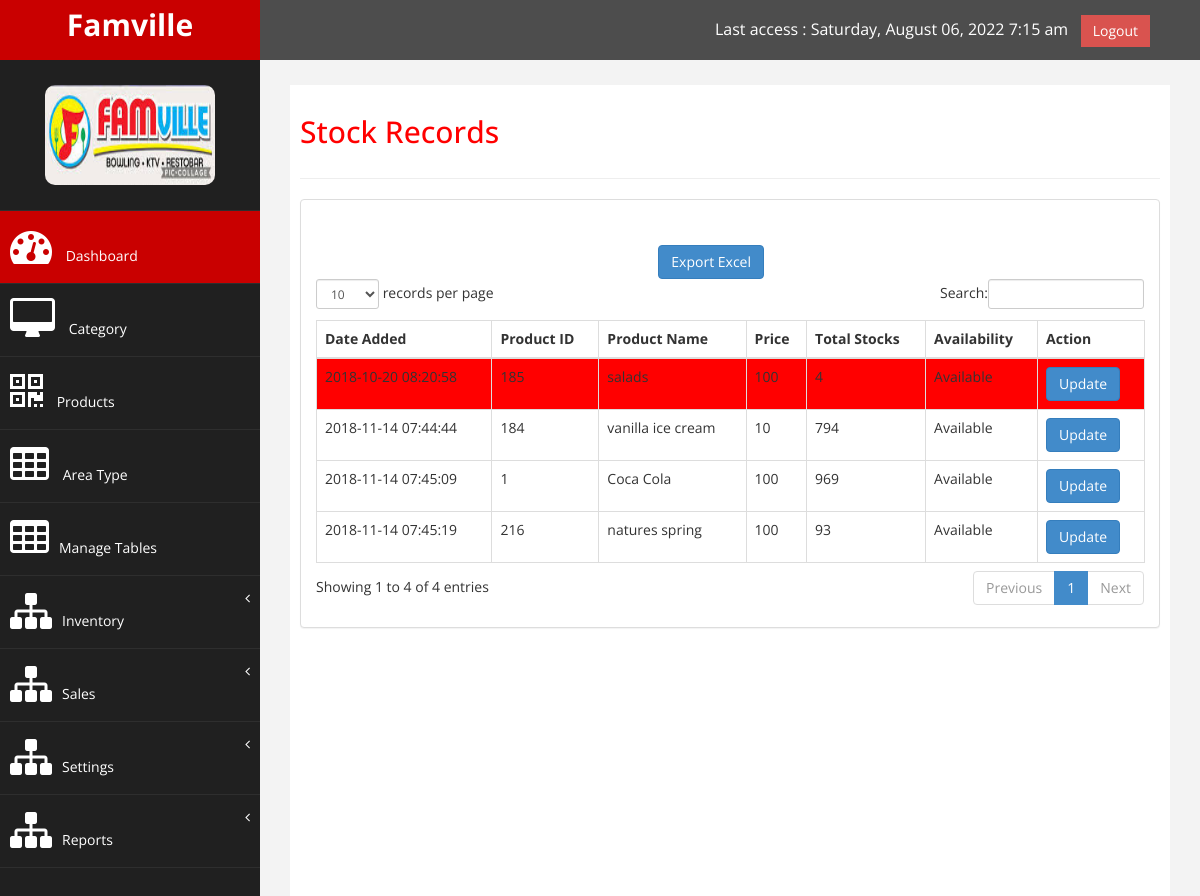
The page /index_admin.php?page=stock_records on the database its author committed.
### tables this page shows
CREATE TABLE `product` (
  `product_id` int(11) NOT NULL,
  `product_name` varchar(100) NOT NULL,
  `product_description` varchar(100) NOT NULL,
  `quantity` int(11) NOT NULL,
  `price` int(11) NOT NULL,
  `status_type_id` int(11) NOT NULL COMMENT 'Enabled; Disabled',
  `availability` varchar(100) NOT NULL COMMENT 'Available; Not-Available',
  `category_id` int(11) NOT NULL,
  `image` varchar(100) NOT NULL,
  `set_type_id` int(11) NOT NULL,
  `tuple_class_id` int(11) NOT NULL,
  `size_class_id` int(11) NOT NULL,
  `product_num_id` varchar(100) NOT NULL,
  `date_start` varchar(100) NOT NULL,
  `date_end` varchar(100) NOT NULL,
  `date_added` timestamp NOT NULL DEFAULT CURRENT_TIMESTAMP ON UPDATE CURRENT_TIMESTAMP
);

### index_admin.php (called while the page is built, shortened)
<?php
include('admin/header.php');
include('admin/side_bar.php');
if(isset($_GET['page'])){
    $page=$_GET['page'];
}else{
    $page='category';
}
include('admin/'.$page.'.php');
include('admin/footer.php');
?>

### admin/stock_records.php (the view, shortened to what this page needs)
        <div id="page-wrapper" >
            <div id="page-inner">
                <div class="row">
                    <div class="col-md-12">
                     <h2>Stock Records</h2>
                    </div>
                </div>
                 <hr />
            <div class="row">
                <div class="col-md-12">
                    <div class="panel panel-default">
                        <div class="panel-body">
                            <div class="table-responsive">
                                <table class="table table-striped table-bordered table-hover" id="dataTables-example">
                                    <thead>
                                        <tr>
                                            <th>Date Added</th>
                                            <th>Product ID</th>
                                            <th>Product Name</th>
                                            <th>Price</th>
                                            <th>Total Stocks</th>
                                            <th>Availability</th>
                                            <th>Action</th>
                                        </tr>
                                    </thead>
                                    <button type="button" class="btn btn-primary" style="
    float: right;
    margin-top: 30px;
    /* margin-left: 170px; */
    margin-right: 380px;
">Export Excel</button>
                                    <tbody>
                                    <?php
                                    include('config.php');
                                    $sql='SELECT * FROM `product`';
                                    $qry=mysqli_query($CON, $sql) or die(mysqli_error($qry));
                                    while($row=mysqli_fetch_array($qry)){
                                        $product_id=$row['product_id'];
                                        $product_name=$row['product_name'];
                                        $product_num_id=$row['product_num_id'];
                                        $price=$row['price'];
                                        $quantity=$row['quantity'];
                                        $availability=$row['availability'];
                                        $date_added=$row['date_added'];
                                        $id='';
                                        if($quantity<=10){
                                            $id='isLess';
                                        }
                                    ?>
                                        <tr id="<?php echo $id; ?>" class="odd gradeX">
                                            <td><?php echo $date_added; ?></td>
                                            <td><?php echo $product_num_id; ?></td>
                                            <td><?php echo $product_name; ?></td>
                                            <td class="center"><?php echo $price; ?></td>
                                            <td class="center"><?php echo $quantity; ?></td>
                                            <td class="center"><?php echo $availability; ?></td>
                                            <td class="center"><a href="<?php echo 'admin/stock_records_2.php?id='.$product_id; ?>" class="btn btn-primary">Update</a></td>
                                        </tr>
                                    <?php
                                    }
                                    ?>
                                    </tbody>
                                </table>
                            </div>
                        </div>
                    </div>
                </div>
            </div>
        </div>
    </div>
            </div>
</body>
</html>

### assets/css/custom.css (style rules this page uses)
body { font-family: 'Open Sans', sans-serif; }
#page-wrapper { padding: 15px 15px; min-height: 600px; background:#F3F3F3; }
#page-inner { width:100%; margin:10px 20px 10px 0px; background-color:#fff!important; padding:10px; min-height:1200px; }
h2 { color: #f00; }
@media (min-width:768px) { #page-wrapper { margin: 0 0 0 260px; padding: 15px 30px; min-height: 1200px; } }

### admin/stock_records.php (style rules this page uses)
#isLess { background-color: red; }

### rows shown on the page
product: date_added "2018-11-14 07:45:09", product_num "1", product_name "Coca Cola", price "100", quantity "969", availability "Available"
product: date_added "2018-11-14 07:44:44", product_num "184", product_name "vanilla ice cream", price "10", quantity "794", availability "Available"
product: date_added "2018-10-20 08:20:58", product_num "185", product_name "salads", price "100", quantity "4", availability "Available"
product: date_added "2018-11-14 07:45:19", product_num "216", product_name "natures spring", price "100", quantity "93", availability "Available"
